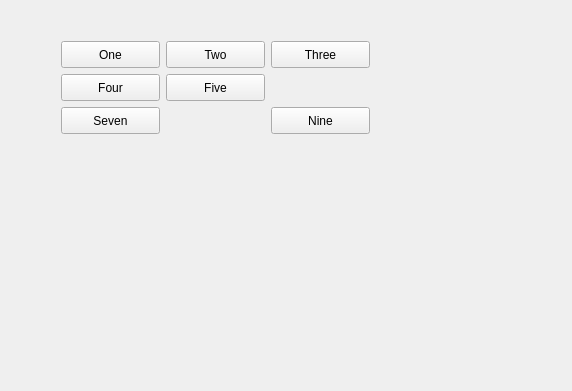
<?xml version="1.0" encoding="UTF-8"?>
<ui version="4.0">
 <class>Widget</class>
 <widget class="QWidget" name="Widget">
  <property name="geometry">
   <rect>
    <x>0</x>
    <y>0</y>
    <width>572</width>
    <height>391</height>
   </rect>
  </property>
  <property name="windowTitle">
   <string>Widget</string>
  </property>
  <widget class="QPushButton" name="button1">
   <property name="geometry">
    <rect>
     <x>61</x>
     <y>41</y>
     <width>99</width>
     <height>27</height>
    </rect>
   </property>
   <property name="text">
    <string>One</string>
   </property>
  </widget>
  <widget class="QPushButton" name="button2">
   <property name="geometry">
    <rect>
     <x>166</x>
     <y>41</y>
     <width>99</width>
     <height>27</height>
    </rect>
   </property>
   <property name="text">
    <string>Two</string>
   </property>
  </widget>
  <widget class="QPushButton" name="button5">
   <property name="geometry">
    <rect>
     <x>166</x>
     <y>74</y>
     <width>99</width>
     <height>27</height>
    </rect>
   </property>
   <property name="text">
    <string>Five</string>
   </property>
  </widget>
  <widget class="QPushButton" name="button7">
   <property name="geometry">
    <rect>
     <x>61</x>
     <y>107</y>
     <width>99</width>
     <height>27</height>
    </rect>
   </property>
   <property name="text">
    <string>Seven</string>
   </property>
  </widget>
  <widget class="QPushButton" name="button9">
   <property name="geometry">
    <rect>
     <x>271</x>
     <y>107</y>
     <width>99</width>
     <height>27</height>
    </rect>
   </property>
   <property name="text">
    <string>Nine</string>
   </property>
  </widget>
  <widget class="QPushButton" name="button4">
   <property name="geometry">
    <rect>
     <x>61</x>
     <y>74</y>
     <width>99</width>
     <height>27</height>
    </rect>
   </property>
   <property name="text">
    <string>Four</string>
   </property>
  </widget>
  <widget class="QPushButton" name="button3">
   <property name="geometry">
    <rect>
     <x>271</x>
     <y>41</y>
     <width>99</width>
     <height>27</height>
    </rect>
   </property>
   <property name="sizePolicy">
    <sizepolicy hsizetype="Minimum" vsizetype="Expanding">
     <horstretch>0</horstretch>
     <verstretch>0</verstretch>
    </sizepolicy>
   </property>
   <property name="text">
    <string>Three</string>
   </property>
  </widget>
 </widget>
 <layoutdefault spacing="6" margin="11"/>
 <resources/>
 <connections/>
</ui>
